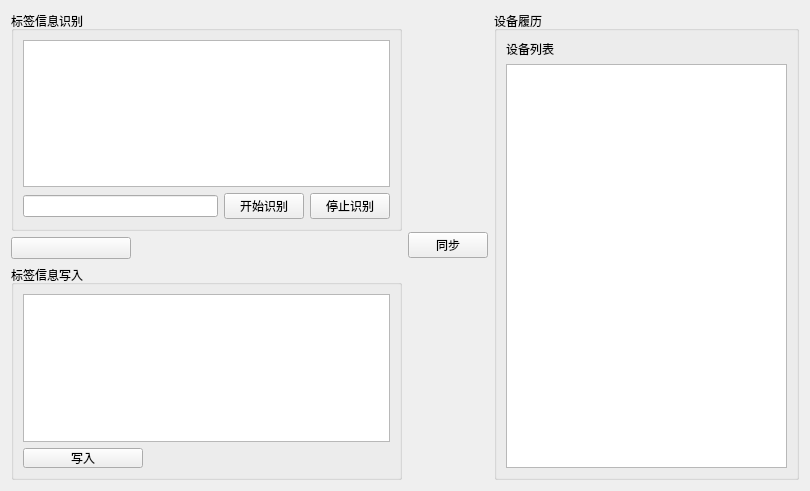
<?xml version="1.0" encoding="UTF-8"?>
<ui version="4.0">
 <class>RecordManagerWgt</class>
 <widget class="QWidget" name="RecordManagerWgt">
  <property name="geometry">
   <rect>
    <x>0</x>
    <y>0</y>
    <width>810</width>
    <height>491</height>
   </rect>
  </property>
  <property name="windowTitle">
   <string>Form</string>
  </property>
  <layout class="QGridLayout" name="gridLayout_4">
   <item row="0" column="0">
    <layout class="QVBoxLayout" name="verticalLayout">
     <item>
      <widget class="QGroupBox" name="groupBox">
       <property name="title">
        <string>标签信息识别</string>
       </property>
       <layout class="QGridLayout" name="gridLayout">
        <item row="1" column="0">
         <widget class="QLineEdit" name="lineEdit"/>
        </item>
        <item row="1" column="1">
         <widget class="QPushButton" name="StartDecernBtn">
          <property name="text">
           <string>开始识别</string>
          </property>
         </widget>
        </item>
        <item row="1" column="2">
         <widget class="QPushButton" name="FinishDecernBtn">
          <property name="text">
           <string>停止识别</string>
          </property>
         </widget>
        </item>
        <item row="0" column="0" colspan="3">
         <widget class="QTableWidget" name="LabelInfoTable"/>
        </item>
       </layout>
      </widget>
     </item>
     <item>
      <widget class="QPushButton" name="ChooseLabelBtn">
       <property name="maximumSize">
        <size>
         <width>120</width>
         <height>16777215</height>
        </size>
       </property>
       <property name="layoutDirection">
        <enum>Qt::LeftToRight</enum>
       </property>
       <property name="text">
        <string/>
       </property>
      </widget>
     </item>
     <item>
      <widget class="QGroupBox" name="groupBox_2">
       <property name="title">
        <string>标签信息写入</string>
       </property>
       <layout class="QGridLayout" name="gridLayout_2">
        <item row="1" column="0">
         <widget class="QTableWidget" name="RecordEditTable"/>
        </item>
        <item row="2" column="0">
         <widget class="QPushButton" name="UpdateBtn">
          <property name="maximumSize">
           <size>
            <width>120</width>
            <height>20</height>
           </size>
          </property>
          <property name="text">
           <string>写入</string>
          </property>
         </widget>
        </item>
       </layout>
      </widget>
     </item>
    </layout>
   </item>
   <item row="0" column="1">
    <layout class="QHBoxLayout" name="horizontalLayout">
     <item>
      <widget class="QPushButton" name="SyncBtn">
       <property name="text">
        <string>同步</string>
       </property>
      </widget>
     </item>
     <item>
      <widget class="QGroupBox" name="groupBox_3">
       <property name="title">
        <string>设备履历</string>
       </property>
       <layout class="QGridLayout" name="gridLayout_3">
        <item row="0" column="0">
         <widget class="QLabel" name="label">
          <property name="text">
           <string>设备列表</string>
          </property>
         </widget>
        </item>
        <item row="1" column="0">
         <widget class="QTableWidget" name="RecordList"/>
        </item>
       </layout>
      </widget>
     </item>
    </layout>
   </item>
  </layout>
 </widget>
 <resources/>
 <connections/>
</ui>
